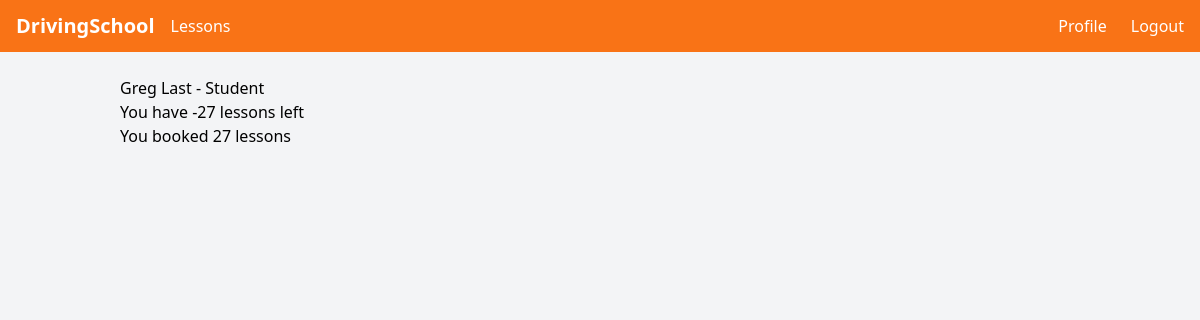
The app's page /profile (signed in) with its own data.
### myapp/models.py (models this page shows, shortened)
class Account(models.Model):
  ACCOUNT_TYPES = (
    ('student', 'Student'),
    ('instructor', 'Instructor'),
    ('secretary', 'Secretary'),
    ('admin', 'Admin'),
  )
  id = models.AutoField(primary_key=True)
  account_type = models.CharField(max_length=20, choices=ACCOUNT_TYPES)
  first_name = models.CharField(max_length=100)
  last_name = models.CharField(max_length=100)
  date_of_birth = models.DateField()
  address = models.CharField(max_length=100)
  created_at = models.DateTimeField(auto_now_add=True)
  user = models.OneToOneField('auth.User', on_delete=models.CASCADE)
  paid_hours = models.IntegerField(default=0)

### myapp/views.py (the view)
# urls.py: path('profile', views.profile, name='profile'),
def profile(request):
  if not request.user.is_authenticated:
    return redirect('index')
  try:
    AccountUser = Account.objects.get(user=request.user)
    AccountUser.email = User.objects.get(id=AccountUser.user_id).email
    bookedLessons = Appointment.objects.filter(student=AccountUser).count()
    context = {
      'userInformations': AccountUser,
      'bookedLessons': bookedLessons,
      'paidLessonLeft': AccountUser.paid_hours - bookedLessons,
    }
    return renderTemplate(request, 'myapp/profile.html', context)
  except Account.DoesNotExist:
    return redirect('index')

### myapp/views.py (called while the page is built)
def renderTemplate(request, template, context={}):
  if(request.user.is_authenticated):
    try:
      AccountUser = Account.objects.get(user=request.user)
      context.update({'account_role': AccountUser.account_type if AccountUser else None})
    except:
      context.update({'account_role': None})
  return render(request, template, context)

### myapp/templates/myapp/profile.html
{% extends './layout.html' %}
{% block content %}
<div class="lg:mx-[10%] mt-6">
  <h1>{{ userInformations.first_name | capfirst }} {{ userInformations.last_name | capfirst }}  - {{userInformations.account_type  | capfirst }}</h1>
  <p>You have {{ paidLessonLeft }} lessons left</p>
  <p>You booked {{ bookedLessons }} lessons<p>
</div>
{% endblock %}

### records on screen
Account: first_name "Greg", last_name "Last", account_type "Student"

### other values on screen
{{ paidLessonLeft }} "-27"
{{ bookedLessons }} "27"
